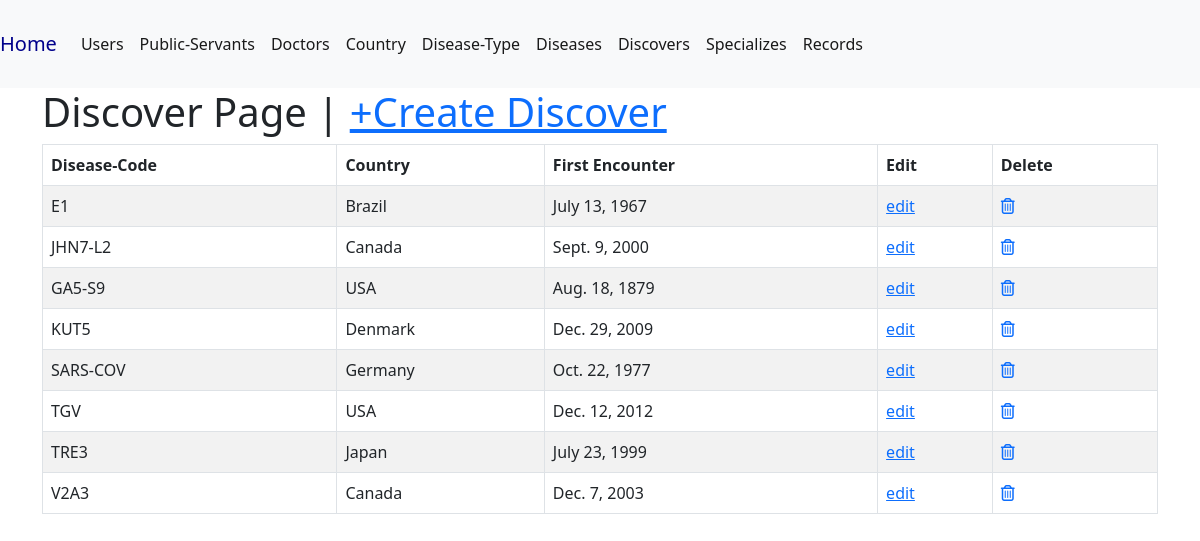
The page /discover/ on the database its author committed.
### data/models.py (models this page shows, shortened)
class Discover(models.Model):
    cname = models.ForeignKey(Country, on_delete=models.CASCADE, blank=False, null=False)
    disease_code = models.ForeignKey(Disease, on_delete=models.CASCADE, blank=False, null=False)
    first_enc = models.DateField()
    class Meta:
        db_table = 'discover'

class Disease(models.Model):
    disease_code = models.CharField(max_length=50, blank=False, null=False)
    pathogen = models.CharField(max_length=20, blank=False, null=False)
    description = models.CharField(max_length=140)
    disease_type = models.ForeignKey(DiseaseType, on_delete=models.CASCADE)
    class Meta:
        db_table = 'disease'
        verbose_name_plural = 'disease'
    def __str__(self) -> str:
        return self.disease_code

class Country(models.Model):
    cname = models.CharField(max_length=50, blank=False, null=False)
    population = models.IntegerField(blank=False, null=False)
    class Meta:
        db_table = "country"
        verbose_name_plural = "country"
    def __str__(self) -> str:
        return self.cname

### data/views.py (the view)
# urls.py: path('discover/', discover, name='discover'),
def discover(request):
    discovers = Discover.objects.all()
    context = {'discovers': discovers}
    return render(request, 'read/discover.html', context)

### templates/read/discover.html
{% extends 'main.html' %}
{% block content %}
    <div class="container">
        <h1>Discover Page | <a href="{% url 'create-discover' %}">+Create Discover</a></h1>
        <table class="table table-striped table-bordered">
            <thead class="thead-dark">
                <tr>
                    <th scope="col">Disease-Code</th>
                    <th scope="col">Country</th>
                    <th scope="col">First Encounter</th>
                    <th scope="col">Edit</th>
                    <th scope="col">Delete</th>
                  </tr>
            </thead>
            {% for discover in discovers %}
            <tr>
              <td>{{discover.disease_code}}</td>
              <td>{{discover.cname}}</td>
              <td>{{discover.first_enc}}</td>
              <td><a href="{% url 'update-discover' discover.id %}">edit</a></td>
              <td><a href="{% url 'delete-discover' discover.id %}"><i class="fa fa-trash-o"></i></a></td>
            </tr>
            {% endfor %}
          </table>
    </div>
{% endblock %}

### rows shown on the page
Discover: disease_code "E1", cname "Brazil", first_enc "July 13, 1967"
Discover: disease_code "JHN7-L2", cname "Canada", first_enc "Sept. 9, 2000"
Discover: disease_code "GA5-S9", cname "USA", first_enc "Aug. 18, 1879"
Discover: disease_code "KUT5", cname "Denmark", first_enc "Dec. 29, 2009"
Discover: disease_code "SARS-COV", cname "Germany", first_enc "Oct. 22, 1977"
Discover: disease_code "TGV", cname "USA", first_enc "Dec. 12, 2012"
Discover: disease_code "TRE3", cname "Japan", first_enc "July 23, 1999"
Discover: disease_code "V2A3", cname "Canada", first_enc "Dec. 7, 2003"
